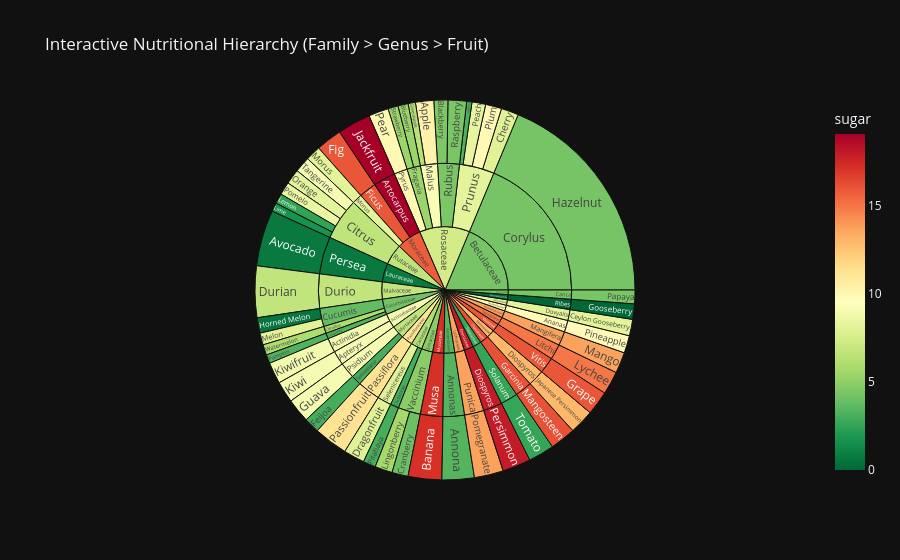

Notebook source saved alongside this figure:
### Code cell
fig_sun = px.sunburst(df, 
                          path=['family', 'genus', 'name'], 
                          values='calories', 
                          color='sugar', 
                          color_continuous_scale='RdYlGn_r', 
                          title='Interactive Nutritional Hierarchy (Family > Genus > Fruit)',
                          template='plotly_dark')
fig_sun.show()

### Figure 1 — Plotly figure (JSON) as saved in the notebook; plotly's stock layout.template omitted (floating-point values rounded to 4 significant figures)
{"data": [{"branchvalues": "total", "customdata": [[3.4], [10.3], [3.2], [0.66], [17.2], [4.5], [5.4], [8.1], [8], [4], [8], [6.75], [3], [16], [0], [16], [6.4], [9], [4.3], [0.5], [19.1], [13], [9], [8.9], [2.5], [1.7], [5.74], [15], [13.7], [16.11], [8], [8.1], [8.2], [4.4], [11.2], [8.4], [10], [18], [9.85], [3], [9.92], [13.7], [8.5], [3.3], [4.4], [5.4], [9.1], [2.6], [6], [8.9], [9.85], [3.4], [9], [19.1], [3], [4.4], [6], [6.657], [4.3], [3.769], [3.3], [13], [18], [8.1], [6.75], [16], [5.4], [16.11], [15], [9.178], [13.7], [8.1], [17.2], [11.2], [0.66], [8.213], [9], [13.7], [10], [0], [4.443], [8], [3], [2.6], [4.906], [16], [13], [8.95], [13.7], [3.4], [4.3], [9.85], [6.125], [4.4], [16.11], [4.184], [18], [4.906], [0], [0.66], [13.7], [6.75], [15.79], [17.2], [6.643], [11.2], [7.421], [6.657], [8.1], [15], [2.6], [16]], "domain": {"x": [0, 1], "y": [0, 1]}, "hovertemplate": "labels=%{label}<br>calories=%{value}<br>parent=%{parent}<br>id=%{id}<br>sugar=%{color}<extra></extra>", "ids": ["Annonaceae/Annonas/Annona", "Rosaceae/Malus/Apple", "Rosaceae/Prunus/Apricot", "Lauraceae/Persea/Avocado", "Musaceae/Musa/Banana", "Rosaceae/Rubus/Blackberry", "Rosaceae/Fragaria/Blueberry", "Salicaceae/Dovyalis/Ceylon Gooseberry", "Rosaceae/Prunus/Cherry", "Ericaceae/Vaccinium/Cranberry", "Cactaceae/Selenicereus/Dragonfruit", "Malvaceae/Durio/Durian", "Myrtaceae/Sellowiana/Feijoa", "Moraceae/Ficus/Fig", "Grossulariaceae/Ribes/Gooseberry", "Vitaceae/Vitis/Grape", "Rosaceae/Malus/GreenApple", "Myrtaceae/Psidium/Guava", "Betulaceae/Corylus/Hazelnut", "Cucurbitaceae/Cucumis/Horned Melon", "Moraceae/Artocarpus/Jackfruit", " Ebenaceae/Diospyros/Japanese Persimmon", "Actinidiaceae/Apteryx/Kiwi", "Actinidiaceae/Actinidia/Kiwifruit", "Rutaceae/Citrus/Lemon", "Rutaceae/Citrus/Lime", "Ericaceae/Vaccinium/Lingonberry", "Sapindaceae/Litchi/Lychee", "Anacardiaceae/Mangifera/Mango", "Clusiaceae/Garcinia/Mangosteen", "Cucurbitaceae/Cucumis/Melon", "Moraceae/Morus/Morus", "Rutaceae/Citrus/Orange", "Caricaceae/Carica/Papaya", "Passifloraceae/Passiflora/Passionfruit", "Rosaceae/Prunus/Peach", "Rosaceae/Pyrus/Pear", "Ebenaceae/Diospyros/Persimmon", "Bromeliaceae/Ananas/Pineapple", "Cactaceae/Cactaceae/Pitahaya", "Rosaceae/Prunus/Plum", "Lythraceae/Punica/Pomegranate", "Rutaceae/Citrus/Pomelo", "Cucurbitaceae/Cucurbita/Pumpkin", "Rosaceae/Rubus/Raspberry", "Rosaceae/Fragaria/Strawberry", "Rutaceae/Citrus/Tangerine", "Solanaceae/Solanum/Tomato", "Cucurbitaceae/Citrullus/Watermelon", "Actinidiaceae/Actinidia", "Bromeliaceae/Ananas", "Annonaceae/Annonas", "Actinidiaceae/Apteryx", "Moraceae/Artocarpus", "Cactaceae/Cactaceae", "Caricaceae/Carica", "Cucurbitaceae/Citrullus", "Rutaceae/Citrus", "Betulaceae/Corylus", "Cucurbitaceae/Cucumis", "Cucurbitaceae/Cucurbita", " Ebenaceae/Diospyros", "Ebenaceae/Diospyros", "Salicaceae/Dovyalis", "Malvaceae/Durio", "Moraceae/Ficus", "Rosaceae/Fragaria", "Clusiaceae/Garcinia", "Sapindaceae/Litchi", "Rosaceae/Malus", "Anacardiaceae/Mangifera", "Moraceae/Morus", "Musaceae/Musa", "Passifloraceae/Passiflora", "Lauraceae/Persea", "Rosaceae/Prunus", "Myrtaceae/Psidium", "Lythraceae/Punica", "Rosaceae/Pyrus", "Grossulariaceae/Ribes", "Rosaceae/Rubus", "Cactaceae/Selenicereus", "Myrtaceae/Sellowiana", "Solanaceae/Solanum", "Ericaceae/Vaccinium", "Vitaceae/Vitis", " Ebenaceae", "Actinidiaceae", "Anacardiaceae", "Annonaceae", "Betulaceae", "Bromeliaceae", "Cactaceae", "Caricaceae", "Clusiaceae", "Cucurbitaceae", "Ebenaceae", "Ericaceae", "Grossulariaceae", "Lauraceae", "Lythraceae", "Malvaceae", "Moraceae", "Musaceae", "Myrtaceae", "Passifloraceae", "Rosaceae", "Rutaceae", "Salicaceae", "Sapindaceae", "Solanaceae", "Vitaceae"], "labels": ["Annona", "Apple", "Apricot", "Avocado", "Banana", "Blackberry", "Blueberry", "Ceylon Gooseberry", "Cherry", "Cranberry", "Dragonfruit", "Durian", "Feijoa", "Fig", "Gooseberry", "Grape", "GreenApple", "Guava", "Hazelnut", "Horned Melon", "Jackfruit", "Japanese Persimmon", "Kiwi", "Kiwifruit", "Lemon", "Lime", "Lingonberry", "Lychee", "Mango", "Mangosteen", "Melon", "Morus", "Orange", "Papaya", "Passionfruit", "Peach", "Pear", "Persimmon", "Pineapple", "Pitahaya", "Plum", "Pomegranate", "Pomelo", "Pumpkin", "Raspberry", "Strawberry", "Tangerine", "Tomato", "Watermelon", "Actinidia", "Ananas", "Annonas", "Apteryx", "Artocarpus", "Cactaceae", "Carica", "Citrullus", "Citrus", "Corylus", "Cucumis", "Cucurbita", "Diospyros", "Diospyros", "Dovyalis", "Durio", "Ficus", "Fragaria", "Garcinia", "Litchi", "Malus", "Mangifera", "Morus", "Musa", "Passiflora", "Persea", "Prunus", "Psidium", "Punica", "Pyrus", "Ribes", "Rubus", "Selenicereus", "Sellowiana", "Solanum", "Vaccinium", "Vitis", " Ebenaceae", "Actinidiaceae", "Anacardiaceae", "Annonaceae", "Betulaceae", "Bromeliaceae", "Cactaceae", "Caricaceae", "Clusiaceae", "Cucurbitaceae", "Ebenaceae", "Ericaceae", "Grossulariaceae", "Lauraceae", "Lythraceae", "Malvaceae", "Moraceae", "Musaceae", "Myrtaceae", "Passifloraceae", "Rosaceae", "Rutaceae", "Salicaceae", "Sapindaceae", "Solanaceae", "Vitaceae"], "marker": {"coloraxis": "coloraxis", "colors": [3.4, 10.3, 3.2, 0.66, 17.2, 4.5, 5.4, 8.1, 8, 4, 8, 6.75, 3, 16, 0, 16, 6.4, 9, 4.3, 0.5, 19.1, 13, 9, 8.9, 2.5, 1.7, 5.74, 15, 13.7, 16.11, 8, 8.1, 8.2, 4.4, 11.2, 8.4, 10, 18, 9.85, 3, 9.92, 13.7, 8.5, 3.3, 4.4, 5.4, 9.1, 2.6, 6, 8.9, 9.85, 3.4, 9, 19.1, 3, 4.4, 6, 6.657, 4.3, 3.769, 3.3, 13, 18, 8.1, 6.75, 16, 5.4, 16.11, 15, 9.178, 13.7, 8.1, 17.2, 11.2, 0.66, 8.213, 9, 13.7, 10, 0, 4.443, 8, 3, 2.6, 4.906, 16, 13, 8.95, 13.7, 3.4, 4.3, 9.85, 6.125, 4.4, 16.11, 4.184, 18, 4.906, 0, 0.66, 13.7, 6.75, 15.79, 17.2, 6.643, 11.2, 7.421, 6.657, 8.1, 15, 2.6, 16]}, "name": "", "parents": ["Annonaceae/Annonas", "Rosaceae/Malus", "Rosaceae/Prunus", "Lauraceae/Persea", "Musaceae/Musa", "Rosaceae/Rubus", "Rosaceae/Fragaria", "Salicaceae/Dovyalis", "Rosaceae/Prunus", "Ericaceae/Vaccinium", "Cactaceae/Selenicereus", "Malvaceae/Durio", "Myrtaceae/Sellowiana", "Moraceae/Ficus", "Grossulariaceae/Ribes", "Vitaceae/Vitis", "Rosaceae/Malus", "Myrtaceae/Psidium", "Betulaceae/Corylus", "Cucurbitaceae/Cucumis", "Moraceae/Artocarpus", " Ebenaceae/Diospyros", "Actinidiaceae/Apteryx", "Actinidiaceae/Actinidia", "Rutaceae/Citrus", "Rutaceae/Citrus", "Ericaceae/Vaccinium", "Sapindaceae/Litchi", "Anacardiaceae/Mangifera", "Clusiaceae/Garcinia", "Cucurbitaceae/Cucumis", "Moraceae/Morus", "Rutaceae/Citrus", "Caricaceae/Carica", "Passifloraceae/Passiflora", "Rosaceae/Prunus", "Rosaceae/Pyrus", "Ebenaceae/Diospyros", "Bromeliaceae/Ananas", "Cactaceae/Cactaceae", "Rosaceae/Prunus", "Lythraceae/Punica", "Rutaceae/Citrus", "Cucurbitaceae/Cucurbita", "Rosaceae/Rubus", "Rosaceae/Fragaria", "Rutaceae/Citrus", "Solanaceae/Solanum", "Cucurbitaceae/Citrullus", "Actinidiaceae", "Bromeliaceae", "Annonaceae", "Actinidiaceae", "Moraceae", "Cactaceae", "Caricaceae", "Cucurbitaceae", "Rutaceae", "Betulaceae", "Cucurbitaceae", "Cucurbitaceae", " Ebenaceae", "Ebenaceae", "Salicaceae", "Malvaceae", "Moraceae", "Rosaceae", "Clusiaceae", "Sapindaceae", "Rosaceae", "Anacardiaceae", "Moraceae", "Musaceae", "Passifloraceae", "Lauraceae", "Rosaceae", "Myrtaceae", "Lythraceae", "Rosaceae", "Grossulariaceae", "Rosaceae", "Cactaceae", "Myrtaceae", "Solanaceae", "Ericaceae", "Vitaceae", "", "", "", "", "", "", "", "", "", "", "", "", "", "", "", "", "", "", "", "", "", "", "", "", "", ""], "type": "sunburst", "values": [92, 52, 15, 160, 96, 40, 29, 47, 50, 46, 60, 147, 44, 74, 44, 69, 21, 68, 628, 44, 95, 70, 61, 61, 29, 25, 50, 66, 60, 73, 34, 43, 43, 39, 97, 39, 57, 81, 50, 36, 46, 83, 37, 25, 53, 29, 45, 74, 30, 61, 50, 92, 61, 95, 36, 39, 30, 179, 628, 78, 25, 70, 81, 47, 147, 74, 58, 73, 66, 73, 60, 43, 96, 97, 160, 150, 68, 83, 57, 44, 93, 60, 44, 74, 96, 69, 70, 122, 60, 92, 628, 50, 96, 39, 73, 133, 81, 96, 44, 160, 83, 147, 212, 96, 112, 97, 431, 179, 47, 66, 74, 69]}], "layout": {"coloraxis": {"colorbar": {"title": {"text": "sugar"}}, "colorscale": [[0, "rgb(0,104,55)"], [0.1, "rgb(26,152,80)"], [0.2, "rgb(102,189,99)"], [0.3, "rgb(166,217,106)"], [0.4, "rgb(217,239,139)"], [0.5, "rgb(255,255,191)"], [0.6, "rgb(254,224,139)"], [0.7, "rgb(253,174,97)"], [0.8, "rgb(244,109,67)"], [0.9, "rgb(215,48,39)"], [1, "rgb(165,0,38)"]]}, "legend": {"tracegroupgap": 0}, "title": {"text": "Interactive Nutritional Hierarchy (Family > Genus > Fruit)"}}}
